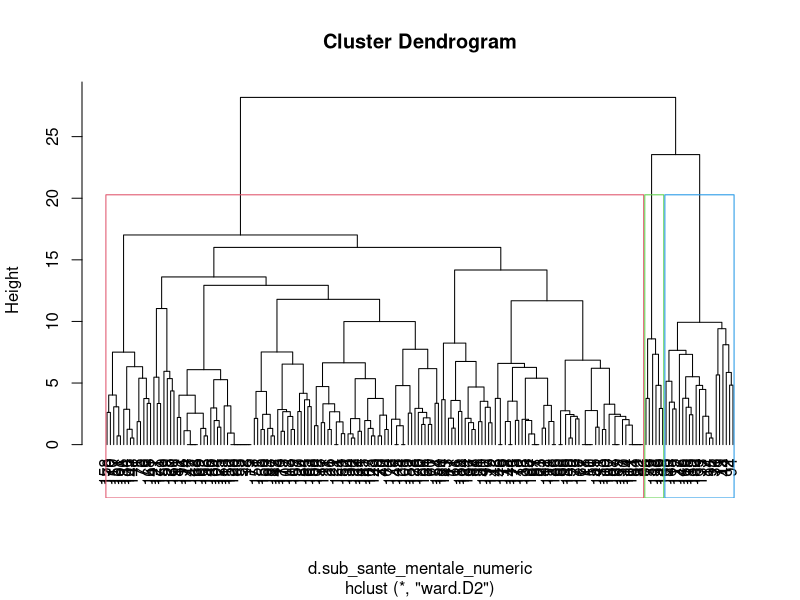
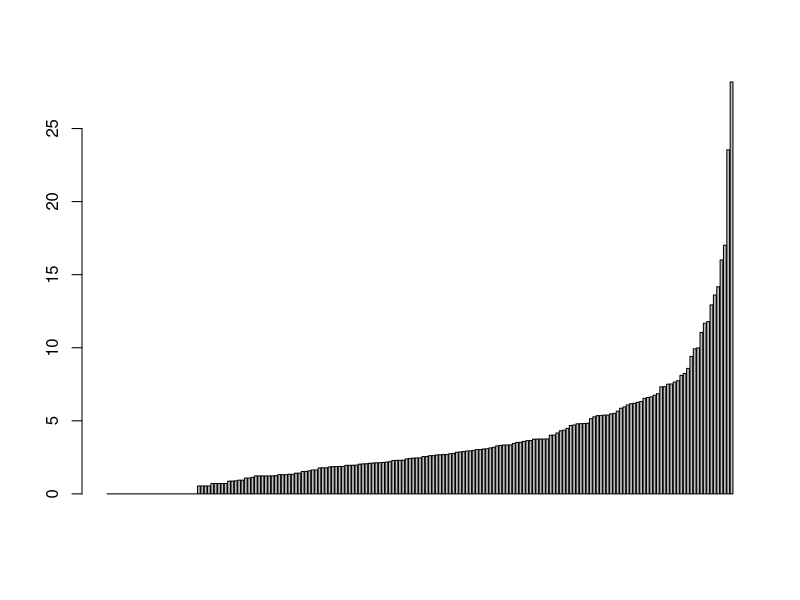
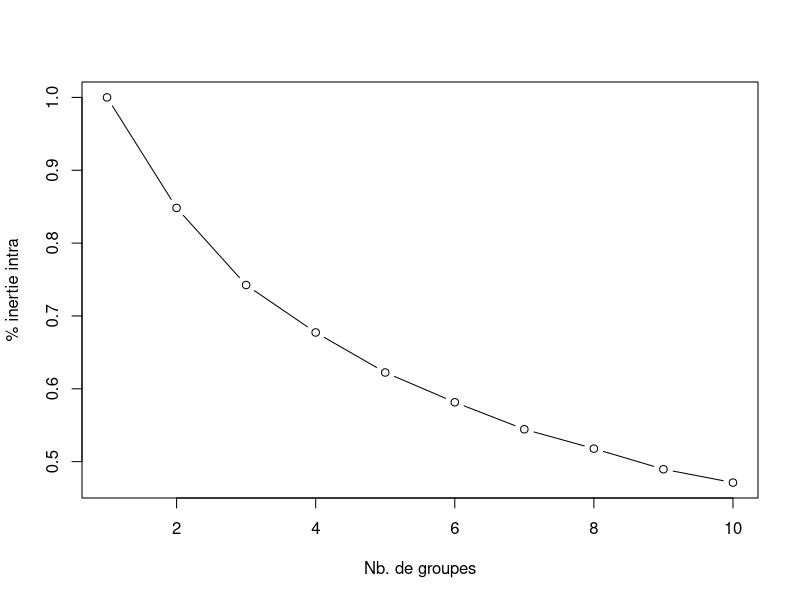
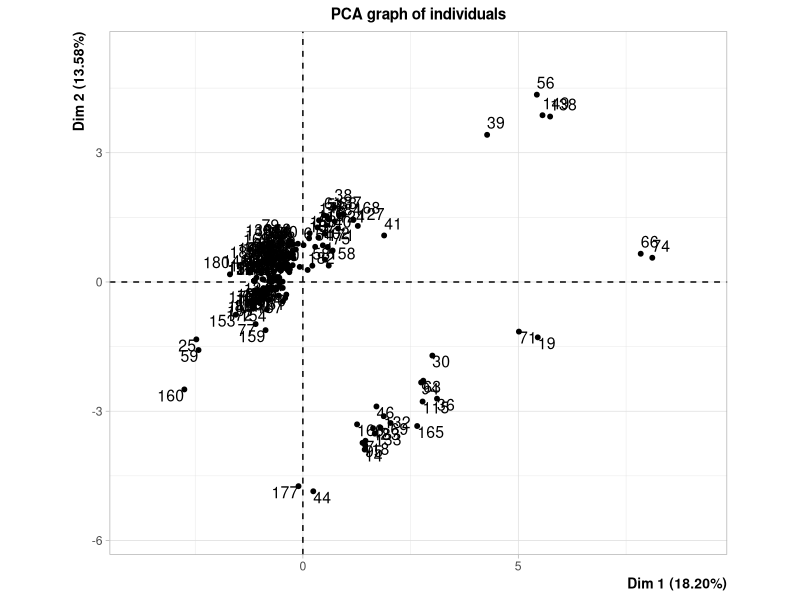
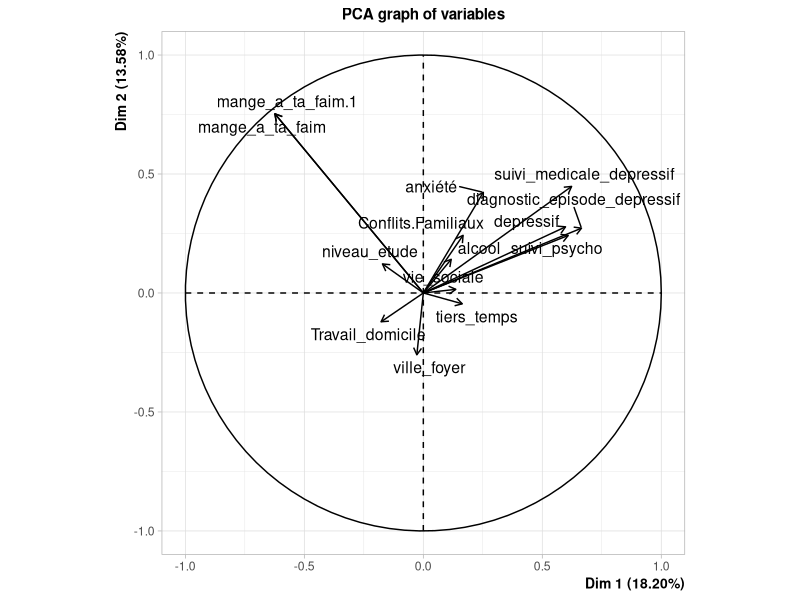

Recreate these plots in R, in order. (Note: this script raises an error after producing the figures.)
## ---- chunk 1
sub_sante_mentale=read.csv("sante_mentale_regrouped.csv")
sub_sante_mentale <- sub_sante_mentale[sub_sante_mentale$depressif %in% c("Oui", "Non"), ]

# Convertir toutes les variables du dataframe en facteurs
for (column in names(sub_sante_mentale)) {
  sub_sante_mentale[[column]] <- as.factor(sub_sante_mentale[[column]])
}

# Subsetting the dataframe to keep only rows where depressif is "Oui" or "Non"
#sub_sante_mentale

# Assuming your data frame is named 'data'
sub_sante_mentale <- sub_sante_mentale[c("ville_foyer", "mange_a_ta_faim", "alcool", "Conflits.Familiaux", 
                        "tiers_temps", "niveau_etude", "anxiété", "suivi_psycho", 
                        "diagnostic_episode_depressif", "depressif", "suivi_medicale_depressif","mange_a_ta_faim", "Travail_domicile","vie_sociale")]

#sub_sante_mentale
## ---- chunk 2
sub_sante_mentale_numeric <- as.data.frame(lapply(sub_sante_mentale, function(x) {
  if(is.factor(x)) as.numeric(x) else x
}))

sub_sante_mentale_numeric.cr <- scale(sub_sante_mentale_numeric, center = TRUE, scale = TRUE)
## ---- chunk 3
d.sub_sante_mentale_numeric = dist(sub_sante_mentale_numeric.cr)
cah.ward <- hclust(d.sub_sante_mentale_numeric, method="ward.D2")
plot(cah.ward,hang=-1)
# Dessiner des rectangles autour des clusters pour K = 3
rect.hclust(cah.ward, k = 3, border = 2:5)
## ---- chunk 4
barplot(cah.ward$height)
## ---- chunk 5
inertie.intra <- rep(0,times=10)
for (k in 1:10){
  kmeans.result <- kmeans(sub_sante_mentale_numeric.cr,centers=k,nstart=100)
  inertie.intra[k] <- kmeans.result$tot.withinss/kmeans.result$totss
}
# graphique
plot(1:10,inertie.intra,type="b",xlab="Nb. de groupes",ylab="% inertie intra")
## ---- chunk 6
kmeans.result <- kmeans(sub_sante_mentale_numeric,centers = 3)
kmeans.result$size
## ---- chunk 7
library(FactoMineR)
res = PCA(sub_sante_mentale_numeric,scale.unit = TRUE)
## ---- chunk 8
# Ajouter les clusters obtenus par K-means au data frame des résultats de la PCA
pca_data <- data.frame(res$ind$coord, cluster = as.factor(kmeans.result$cluster))

# Visualiser les clusters sur le plan factoriel avec ggplot2
fviz_pca_ind(res, geom.ind = "point", col.ind = pca_data$cluster, palette = "jco", 
             addEllipses = TRUE, ellipse.type = "convex", legend.title = "Cluster", 
             repel = TRUE) + 
  ggtitle("PCA - Clustering des individus") + 
  theme_minimal()
